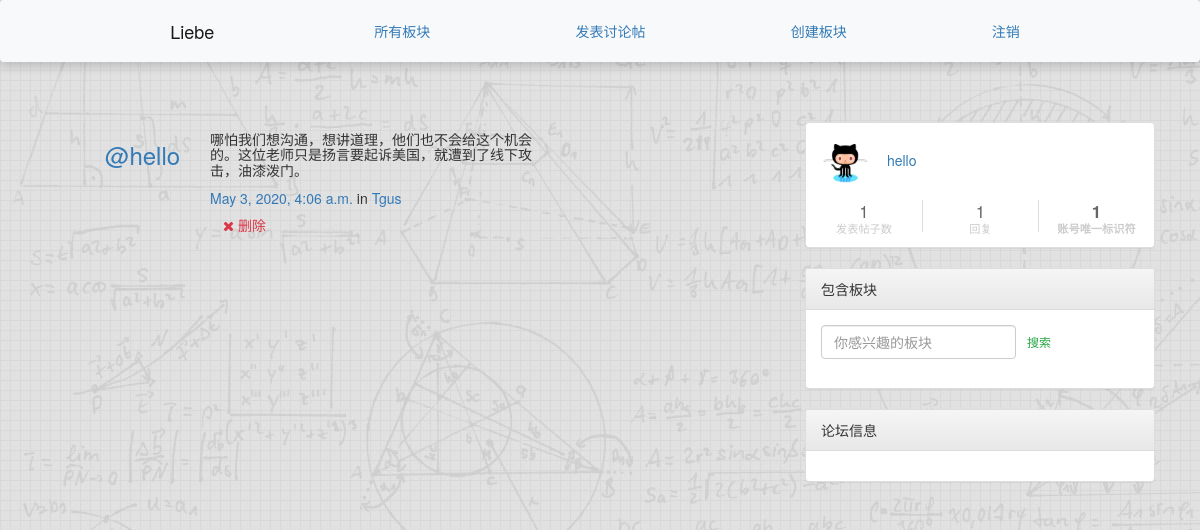
The app's page /posts/ (signed in), older data.
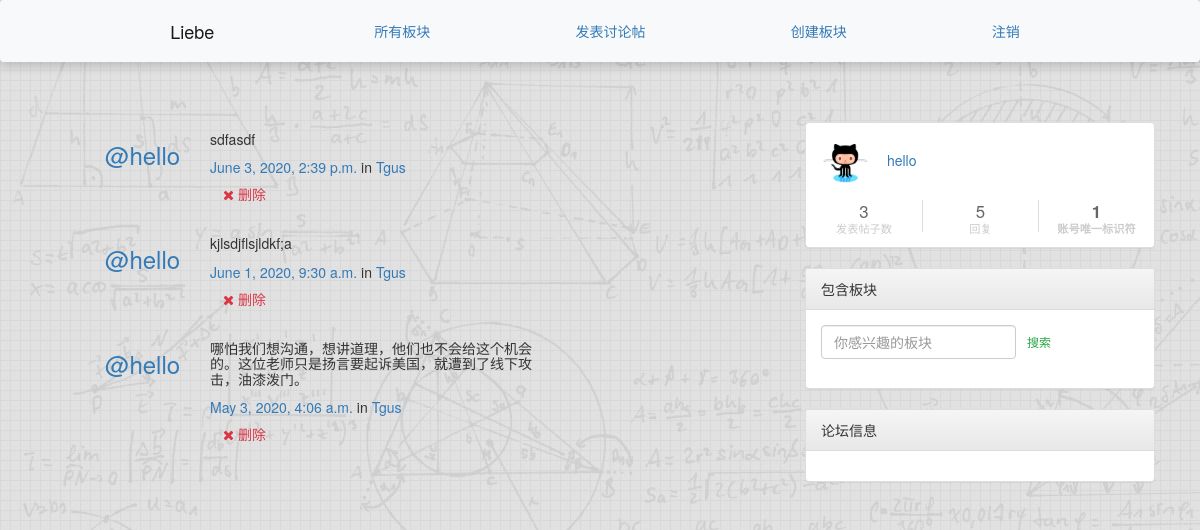
The same page, newer data.
### posts/models.py (models this page shows, shortened)
class Post(models.Model):
    title = models.CharField(max_length=200, blank=True, null=True)
    user = models.ForeignKey(User, related_name="posts",on_delete=models.CASCADE)
    created_at = models.DateTimeField(auto_now=True)
    message = models.TextField()
    message_html = models.TextField(editable=False)
    group = models.ForeignKey(
        Group, related_name="posts",null=True,
        blank=True,on_delete=models.CASCADE
    )
    class Meta:
        ordering = ["-created_at"]
        unique_together = ["user", "message"]

### accounts/models.py (models this page shows, shortened)
class User(AbstractUser):
    signature = models.CharField(max_length=255, blank=True, null=True)
    head_img = models.ImageField(height_field=150, width_field=150, blank=True, null=True)
    friends = models.ManyToManyField("User", blank=True, related_name='followed_by')

### groups/models.py (models this page shows, shortened)
class Group(models.Model):
    name = models.CharField(max_length=255, unique=True)
    slug = models.SlugField(allow_unicode=True, unique=True)
    description = models.TextField(blank=True, default='')
    description_html = models.TextField(editable=False, default='', blank=True)
    members = models.ManyToManyField(User,through="GroupMember")
    class Meta:
        ordering = ["name"]

### posts/views.py (the view)
# urls.py: path('', views.PostList.as_view(), name="all"),
class PostList(SelectRelatedMixin, generic.ListView):
    model = models.Post
    select_related = ("user", "group")

### posts/templates/posts/post_list.html (shortened to what this page needs)
{% extends "posts/post_base.html" %}
{% load humanize %}
{% block post_content %}
<div class="col-md-8">
	{% for post in post_list %}
  {% include "posts/_post.html" %}
	{% endfor %}
</div>
{% endblock %}

### templates/base.html (shortened to what this page needs)
<!DOCTYPE>
<html>
{% load static %}
<head>
	<link rel="stylesheet" href="https://stackpath.bootstrapcdn.com/bootstrap/4.1.3/css/bootstrap.min.css"
>
	<link rel="stylesheet" href="https://maxcdn.bootstrapcdn.com/bootstrap/3.3.7/css/bootstrap-theme.min.css"
>
	<link href="https://maxcdn.bootstrapcdn.com/font-awesome/4.7.0/css/font-awesome.min.css" rel="stylesheet">
	<link rel="stylesheet" href="{% static 'simplesocial/css/master.css'%}">
	<link rel="stylesheet" href="{% static  'bootstrap.min.css' %}" />
	<link rel="stylesheet" href="{% static  'css/master.css' %}" />
</head>
<body>
	<nav class="navbar navbar-expand-lg navbar-light bg-light shadow fixed-top">
		<div class="container">
			<a class="navbar-brand" href="{% url 'home' %}">Liebe</a>
			<a class="nav-item nav-link" href="{% url 'groups:all' %}" class="btn btn-simple">所有板块</a>
			{% if user.is_authenticated %}
			<a class="nav-item nav-link" href="{% url 'posts:create' %}" class="btn btn-simple">发表讨论帖</a>
			{% if user.is_superuser %}
			<a class="nav-item nav-link" href="{% url 'groups:create' %}" class="btn btn-simple">创建板块</a>
			{% endif %}
			<a class="nav-item nav-link" href="{% url 'accounts:logout' %}" class="btn btn-simple">注销</a>
			{% else %}
			<a class="nav-item nav-link" href="{% url 'accounts:login' %}" class="btn btn-simple">登录</a>
			<a class="nav-item nav-link" href="{% url 'accounts:signup' %}" class="btn btn-simple">注册</a>
			{% endif %}
		</div>
	</nav>
	<div id="main" class="container">
		<div class="row">
			<div class="col-lg-8">
				<div class="container mycontent">
					{% block content %}
					{% endblock %}
				</div>
			</div>
			<div class="col-lg-4">
				{% if  user.is_authenticated %}
				<div class="panel panel-default">
					<div class="panel-body user-panel">
						<div class="panel-user-info">
							<div class="avatar-name">
								<a href="#">
									<img class="panel-avatar user-avatar" src="{% static  'image/3.jpg' %}" alt="" />
								</a>
								<span class="panel-username"><a href="#">{{ user.username }}</a></span>
							</div>
							<div class="row panel-user-meta">
								<div class="col-xs-4 panel-user-meta-item">
										<div class="text-center">
											<p class="panel-user-meta-item-value">
												{{  user.posts.count }}
											</p>
											<p class="panel-user-meta-item-title">发表帖子数</p>
										</div>
								</div>
								<div class="col-xs-4 panel-user-meta-item">
										<div class="text-center">
											<p class="panel-user-meta-item-value">
												{{ user.comments.count }}
											</p>
											<p class="panel-user-meta-item-title">回复</p>
										</div>
								</div>
								<div class="col-xs-4 panel-user-meta-item">
									<a href="#">
										<div class="text-center">
											<p class="panel-user-meta-item-value"><strong>{{ user.id }}</strong>
											</p>
											<p class="panel-user-meta-item-title"><strong>账号唯一标识符</strong></p>
										</div>
									</a>
								</div>
							</div>
						</div>
					</div>
				</div>
				{% endif %}
				{% block  theme_tag %}
				<div class="panel panel-default">
					<div class="panel-heading">包含板块</div>
					<div class="panel-body">
						<form class="form-inline" action="{% url 'groups:search_result' %}" method="post"
							id="searchForm">
							<input class="form-control-sm form-control" type="search" placeholder="你感兴趣的板块"
								aria-label="Search" name="group_name">
							<button class="btn btn-outline-success  btn-sm" type="submit" value="Submit">搜索</button>
						</form>
					</div>
				</div>
				<div class="panel panel-default">
					<div class="panel-heading">论坛信息</div>
					<div class="panel-body">
					</div>
				</div>
				{% endblock %}
			</div>
		</div>
	</div>
</body>
</html>

### posts/templates/posts/_post.html
<div class="media">
	<h3 class="mr-5"><a href="{% url 'accounts:profile' username=post.user.username %}">@{{ post.user.username }}</a></h3>
	<div class="media-body">
		<h5>{{ post.message_html|safe }}</h5>
			<time class="time"><a href="{% url 'posts:single' username=post.user.username pk=post.pk %}">{{ post.created_at }}</a></time>
			{% if post.group %}
			<span class="group-name">in <a href="#">{{ post.group.name }}</a></span>
			{% endif %}
		<div class="media-footer">
			{% if user.is_authenticated and post.user == user and not hide_delete %}
				<a href="{% url 'posts:delete' pk=post.pk %}" title="delete" class="btn btn-simple">
					<span class="fa fa-remove text-danger" aria-hidden="true"></span>
					<span class="text-danger icon-label">删除</span>
				</a>
			{% endif %}
		</div>
	</div>
</div>

Row changes from the older to the newer data that the page shows:
added Post: user.username "hello", message_html "sdfasdf", created_at "June 3, 2020, 2:39 p.m.", group.name "Tgus", shows "删除"
added Post: user.username "hello", message_html "kjlsdjflsjldkf;a", created_at "June 1, 2020, 9:30 a.m.", group.name "Tgus", shows "删除"
changed User "hello": posts.count "1" → "3"; comments.count "1" → "5"
